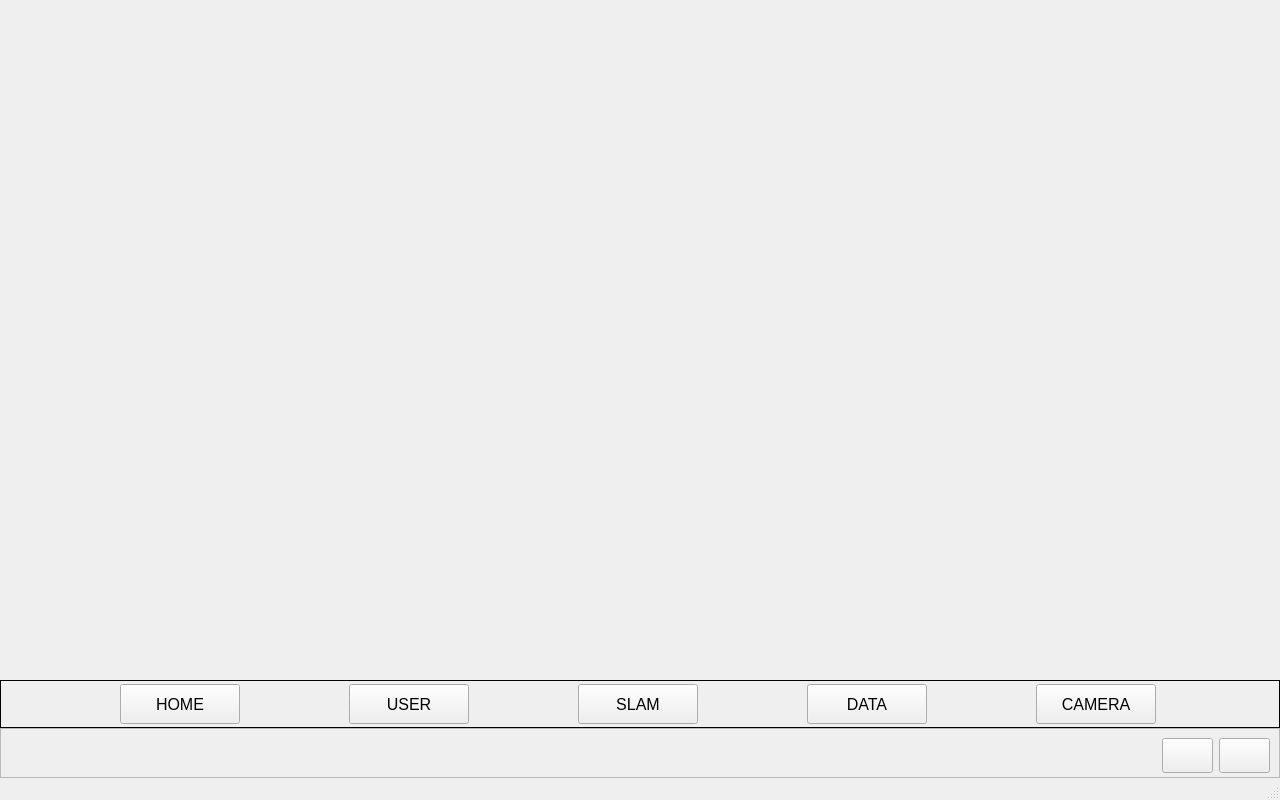
<?xml version="1.0" encoding="UTF-8"?>
<ui version="4.0">
 <class>MainWindow</class>
 <widget class="QMainWindow" name="MainWindow">
  <property name="geometry">
   <rect>
    <x>0</x>
    <y>0</y>
    <width>1280</width>
    <height>800</height>
   </rect>
  </property>
  <property name="minimumSize">
   <size>
    <width>1024</width>
    <height>768</height>
   </size>
  </property>
  <property name="windowTitle">
   <string>Survey</string>
  </property>
  <widget class="QWidget" name="centralwidget">
   <layout class="QVBoxLayout" name="verticalLayout">
    <property name="spacing">
     <number>0</number>
    </property>
    <property name="leftMargin">
     <number>0</number>
    </property>
    <property name="topMargin">
     <number>2</number>
    </property>
    <property name="rightMargin">
     <number>0</number>
    </property>
    <property name="bottomMargin">
     <number>0</number>
    </property>
    <item>
     <widget class="LidarSlamMainView" name="mainFrame" native="true"/>
    </item>
    <item>
     <widget class="QFrame" name="frame">
      <property name="sizePolicy">
       <sizepolicy hsizetype="Ignored" vsizetype="Fixed">
        <horstretch>0</horstretch>
        <verstretch>0</verstretch>
       </sizepolicy>
      </property>
      <property name="minimumSize">
       <size>
        <width>0</width>
        <height>48</height>
       </size>
      </property>
      <property name="maximumSize">
       <size>
        <width>16777215</width>
        <height>48</height>
       </size>
      </property>
      <property name="frameShape">
       <enum>QFrame::Box</enum>
      </property>
      <layout class="QHBoxLayout" name="horizontalLayout">
       <property name="spacing">
        <number>10</number>
       </property>
       <property name="leftMargin">
        <number>20</number>
       </property>
       <property name="topMargin">
        <number>0</number>
       </property>
       <property name="rightMargin">
        <number>20</number>
       </property>
       <property name="bottomMargin">
        <number>0</number>
       </property>
       <item>
        <widget class="QPushButton" name="pb_Home">
         <property name="enabled">
          <bool>true</bool>
         </property>
         <property name="sizePolicy">
          <sizepolicy hsizetype="Fixed" vsizetype="Fixed">
           <horstretch>0</horstretch>
           <verstretch>0</verstretch>
          </sizepolicy>
         </property>
         <property name="minimumSize">
          <size>
           <width>120</width>
           <height>40</height>
          </size>
         </property>
         <property name="maximumSize">
          <size>
           <width>16777215</width>
           <height>40</height>
          </size>
         </property>
         <property name="font">
          <font>
           <pointsize>12</pointsize>
          </font>
         </property>
         <property name="text">
          <string>HOME</string>
         </property>
        </widget>
       </item>
       <item>
        <widget class="QPushButton" name="pb_User">
         <property name="enabled">
          <bool>true</bool>
         </property>
         <property name="sizePolicy">
          <sizepolicy hsizetype="Fixed" vsizetype="Fixed">
           <horstretch>0</horstretch>
           <verstretch>0</verstretch>
          </sizepolicy>
         </property>
         <property name="minimumSize">
          <size>
           <width>120</width>
           <height>40</height>
          </size>
         </property>
         <property name="maximumSize">
          <size>
           <width>16777215</width>
           <height>40</height>
          </size>
         </property>
         <property name="font">
          <font>
           <pointsize>12</pointsize>
          </font>
         </property>
         <property name="text">
          <string>USER</string>
         </property>
        </widget>
       </item>
       <item>
        <widget class="QPushButton" name="pb_Map">
         <property name="enabled">
          <bool>true</bool>
         </property>
         <property name="sizePolicy">
          <sizepolicy hsizetype="Fixed" vsizetype="Fixed">
           <horstretch>0</horstretch>
           <verstretch>0</verstretch>
          </sizepolicy>
         </property>
         <property name="minimumSize">
          <size>
           <width>120</width>
           <height>40</height>
          </size>
         </property>
         <property name="maximumSize">
          <size>
           <width>16777215</width>
           <height>40</height>
          </size>
         </property>
         <property name="font">
          <font>
           <pointsize>12</pointsize>
          </font>
         </property>
         <property name="text">
          <string>SLAM</string>
         </property>
        </widget>
       </item>
       <item>
        <widget class="QPushButton" name="pb_Data">
         <property name="sizePolicy">
          <sizepolicy hsizetype="Fixed" vsizetype="Fixed">
           <horstretch>0</horstretch>
           <verstretch>0</verstretch>
          </sizepolicy>
         </property>
         <property name="minimumSize">
          <size>
           <width>120</width>
           <height>40</height>
          </size>
         </property>
         <property name="maximumSize">
          <size>
           <width>16777215</width>
           <height>40</height>
          </size>
         </property>
         <property name="font">
          <font>
           <pointsize>12</pointsize>
          </font>
         </property>
         <property name="text">
          <string>DATA</string>
         </property>
        </widget>
       </item>
       <item>
        <widget class="QPushButton" name="pb_Camera">
         <property name="sizePolicy">
          <sizepolicy hsizetype="Fixed" vsizetype="Fixed">
           <horstretch>0</horstretch>
           <verstretch>0</verstretch>
          </sizepolicy>
         </property>
         <property name="minimumSize">
          <size>
           <width>120</width>
           <height>40</height>
          </size>
         </property>
         <property name="maximumSize">
          <size>
           <width>16777215</width>
           <height>40</height>
          </size>
         </property>
         <property name="font">
          <font>
           <pointsize>12</pointsize>
          </font>
         </property>
         <property name="text">
          <string>CAMERA</string>
         </property>
        </widget>
       </item>
      </layout>
     </widget>
    </item>
    <item>
     <widget class="QFrame" name="frame_toolbar">
      <property name="sizePolicy">
       <sizepolicy hsizetype="Ignored" vsizetype="Preferred">
        <horstretch>0</horstretch>
        <verstretch>0</verstretch>
       </sizepolicy>
      </property>
      <property name="maximumSize">
       <size>
        <width>16777215</width>
        <height>50</height>
       </size>
      </property>
      <property name="frameShape">
       <enum>QFrame::StyledPanel</enum>
      </property>
      <property name="frameShadow">
       <enum>QFrame::Raised</enum>
      </property>
      <layout class="QHBoxLayout" name="horizontalLayout_2">
       <item>
        <spacer name="horizontalSpacer">
         <property name="orientation">
          <enum>Qt::Horizontal</enum>
         </property>
         <property name="sizeHint" stdset="0">
          <size>
           <width>40</width>
           <height>20</height>
          </size>
         </property>
        </spacer>
       </item>
       <item>
        <widget class="QPushButton" name="pb_Save">
         <property name="sizePolicy">
          <sizepolicy hsizetype="Fixed" vsizetype="Fixed">
           <horstretch>0</horstretch>
           <verstretch>0</verstretch>
          </sizepolicy>
         </property>
         <property name="minimumSize">
          <size>
           <width>40</width>
           <height>35</height>
          </size>
         </property>
         <property name="maximumSize">
          <size>
           <width>16777215</width>
           <height>35</height>
          </size>
         </property>
         <property name="font">
          <font>
           <pointsize>12</pointsize>
          </font>
         </property>
         <property name="text">
          <string/>
         </property>
         <property name="icon">
          <iconset>
           <activeoff>:/icons/save_icon.png</activeoff>
           <activeon>:/icons/save_icon-dis.png</activeon>
          </iconset>
         </property>
         <property name="iconSize">
          <size>
           <width>20</width>
           <height>20</height>
          </size>
         </property>
        </widget>
       </item>
       <item>
        <widget class="QPushButton" name="pb_Load">
         <property name="sizePolicy">
          <sizepolicy hsizetype="Fixed" vsizetype="Fixed">
           <horstretch>0</horstretch>
           <verstretch>0</verstretch>
          </sizepolicy>
         </property>
         <property name="minimumSize">
          <size>
           <width>40</width>
           <height>35</height>
          </size>
         </property>
         <property name="maximumSize">
          <size>
           <width>16777215</width>
           <height>35</height>
          </size>
         </property>
         <property name="font">
          <font>
           <pointsize>12</pointsize>
          </font>
         </property>
         <property name="text">
          <string/>
         </property>
         <property name="icon">
          <iconset>
           <activeoff>:/icons/folder.png</activeoff>
           <activeon>:/icons/folder.png</activeon>
          </iconset>
         </property>
        </widget>
       </item>
      </layout>
     </widget>
    </item>
   </layout>
  </widget>
  <widget class="QMenuBar" name="menubar">
   <property name="geometry">
    <rect>
     <x>0</x>
     <y>0</y>
     <width>1280</width>
     <height>22</height>
    </rect>
   </property>
  </widget>
  <widget class="QStatusBar" name="statusbar"/>
 </widget>
 <customwidgets>
  <customwidget>
   <class>LidarSlamMainView</class>
   <extends>QWidget</extends>
   <header location="global">LidarSlamMainView.h</header>
   <container>1</container>
  </customwidget>
 </customwidgets>
 <resources>
  <include location="../res/lidarslam.qrc"/>
 </resources>
 <connections/>
</ui>
